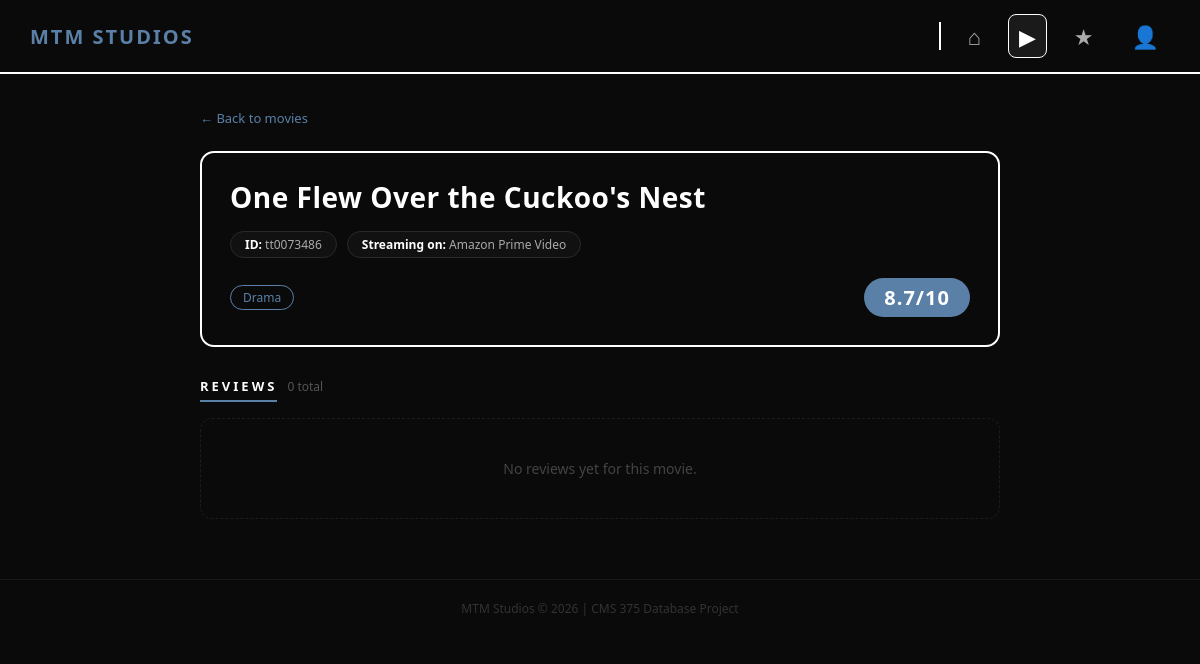
Page /movie.php?id=tt0073486 on the earlier database version.
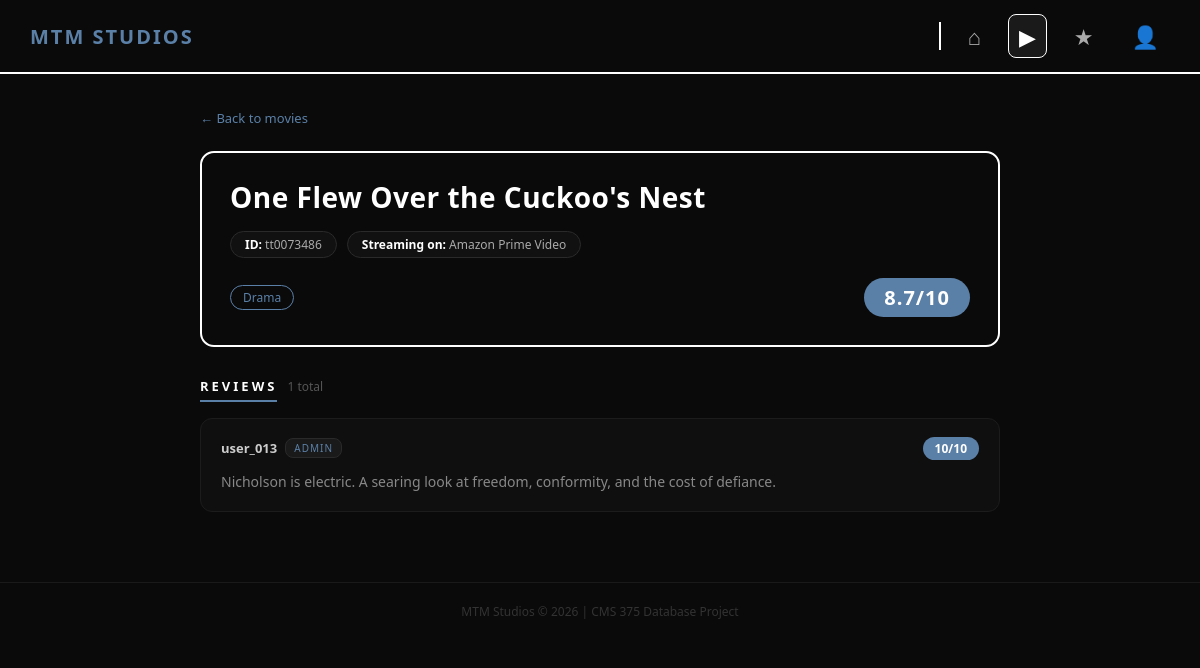
Same page on the later database version.
### tables this page shows
CREATE TABLE Movies (
 MovieID VARCHAR(20) PRIMARY KEY,
    Title VARCHAR(255),
    PosterURL VARCHAR(255),
    StreamingServices VARCHAR(255),
    Genre VARCHAR(100),
    Rating DECIMAL(3,1),
    Description VARCHAR(255),
    Actors VARCHAR(255)
);

CREATE TABLE Reviews (
ReviewID VARCHAR(20) PRIMARY KEY,
    MovieID VARCHAR(20),
    UserID VARCHAR(20),
    Score INT,
    Text TEXT,
    FOREIGN KEY (MovieID) REFERENCES Movies(MovieID),
    FOREIGN KEY (UserID) REFERENCES Users(UserID)
);

CREATE TABLE Users (
UserID VARCHAR(20) PRIMARY KEY,
    UserType VARCHAR(20),
    FavoriteGenre VARCHAR(50),
    ReviewCount INT,
    Password VARCHAR(255)
);

### movie.php (the view, shortened to what this page needs)
<?php
include __DIR__ . '/db_connect.php';
$movie_id = mysqli_real_escape_string($conn, $_GET['id']);
$sql = "SELECT * FROM Movies WHERE MovieID = '$movie_id'";
$result = mysqli_query($conn, $sql);
$movie = mysqli_fetch_assoc($result);
$review_sql = "SELECT Reviews.*, Users.UserID, Users.UserType
               FROM Reviews
               JOIN Users ON Reviews.UserID = Users.UserID
               WHERE Reviews.MovieID = '$movie_id'
               ORDER BY Reviews.Score DESC";
$review_result = mysqli_query($conn, $review_sql);
?>
<!DOCTYPE html>
<html lang="en">
<head>
</head>
<body>
<nav class="navbar">
    <a href="index.php" class="logo">MTM STUDIOS</a>
    <div class="nav-right">
        <div class="nav-divider"></div>
        <div class="nav-icons">
            <a href="index.php" title="Home">&#8962;</a>
            <a href="movies.php" class="active" title="Movies">&#9654;</a>
            <a href="reviews.php" title="Reviews">&#9733;</a>
            <a href="users.php" title="Users">&#128100;</a>
        </div>
    </div>
</nav>
<div class="page-content">
    <a href="movies.php" class="back-link">&larr; Back to movies</a>
    <div class="movie-header">
        <h1><?php echo htmlspecialchars($movie['Title']); ?></h1>
        <div class="movie-meta">
            <div class="meta-pill"><span>ID:</span> <?php echo htmlspecialchars($movie['MovieID']); ?></div>
            <div class="meta-pill"><span>Streaming on:</span> <?php echo htmlspecialchars($movie['StreamingServices']); ?></div>
        </div>
        <div class="header-bottom">
            <div class="genre-tags">
                <?php $genres = explode(", ", $movie['Genre']); foreach ($genres as $g): ?>
                    <span class="genre-tag"><?php echo trim($g); ?></span>
                <?php endforeach; ?>
            </div>
            <div class="big-score"><?php echo $movie['Rating']; ?>/10</div>
        </div>
    </div>
    <div class="reviews-header">
        <div class="reviews-title">Reviews</div>
        <div class="reviews-count"><?php echo mysqli_num_rows($review_result); ?> total</div>
    </div>
    <?php if (mysqli_num_rows($review_result) > 0): ?>
        <?php while ($review = mysqli_fetch_assoc($review_result)): ?>
            <div class="review-card">
                <div class="review-top">
                    <div class="user-info">
                        <div class="user-id"><?php echo htmlspecialchars($review['UserID']); ?></div>
                        <div class="user-role"><?php echo htmlspecialchars($review['UserType']); ?></div>
                    </div>
                    <span class="review-score"><?php echo $review['Score']; ?>/10</span>
                </div>
                <div class="review-text"><?php echo htmlspecialchars($review['Text']); ?></div>
            </div>
        <?php endwhile; ?>
    <?php else: ?>
        <div class="no-reviews">No reviews yet for this movie.</div>
    <?php endif; ?>
</div>
<div class="footer">MTM Studios &copy; 2026 | CMS 375 Database Project</div>
</body>
</html>

Differences in the rows shown:
added reviews: UserID.UserID "user_013", UserID.UserType "ADMIN", Score "10", Text "Nicholson is electric. A searing look at freedom, conformity, and the cost of defiance."
Other differences:
mysqli_num_rows($review_result): "0" → "1"
text no longer shown: "No reviews yet for this movie."
